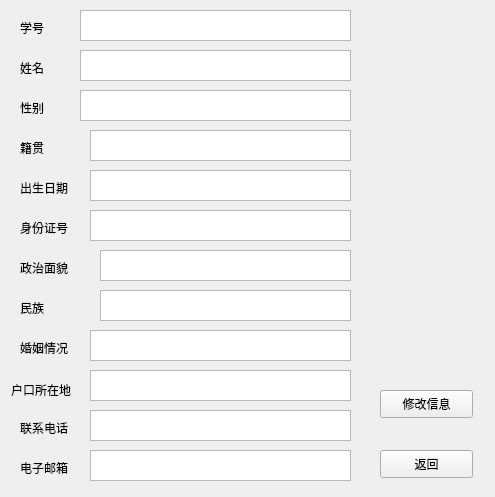
<?xml version="1.0" encoding="UTF-8"?>
<ui version="4.0">
 <class>Form</class>
 <widget class="QWidget" name="Form">
  <property name="geometry">
   <rect>
    <x>0</x>
    <y>0</y>
    <width>495</width>
    <height>497</height>
   </rect>
  </property>
  <property name="windowTitle">
   <string>Form</string>
  </property>
  <widget class="QLabel" name="label_6">
   <property name="geometry">
    <rect>
     <x>20</x>
     <y>220</y>
     <width>72</width>
     <height>15</height>
    </rect>
   </property>
   <property name="text">
    <string>身份证号</string>
   </property>
  </widget>
  <widget class="QLabel" name="label_11">
   <property name="geometry">
    <rect>
     <x>20</x>
     <y>420</y>
     <width>72</width>
     <height>15</height>
    </rect>
   </property>
   <property name="text">
    <string>联系电话</string>
   </property>
  </widget>
  <widget class="QLabel" name="label_2">
   <property name="geometry">
    <rect>
     <x>20</x>
     <y>60</y>
     <width>72</width>
     <height>15</height>
    </rect>
   </property>
   <property name="text">
    <string>姓名</string>
   </property>
  </widget>
  <widget class="QTextBrowser" name="textBrowser_2">
   <property name="geometry">
    <rect>
     <x>80</x>
     <y>50</y>
     <width>271</width>
     <height>31</height>
    </rect>
   </property>
  </widget>
  <widget class="QPushButton" name="pushButton">
   <property name="geometry">
    <rect>
     <x>380</x>
     <y>390</y>
     <width>93</width>
     <height>28</height>
    </rect>
   </property>
   <property name="text">
    <string>修改信息</string>
   </property>
  </widget>
  <widget class="QLabel" name="label">
   <property name="geometry">
    <rect>
     <x>20</x>
     <y>20</y>
     <width>72</width>
     <height>15</height>
    </rect>
   </property>
   <property name="text">
    <string>学号</string>
   </property>
  </widget>
  <widget class="QTextBrowser" name="textBrowser_6">
   <property name="geometry">
    <rect>
     <x>90</x>
     <y>210</y>
     <width>261</width>
     <height>31</height>
    </rect>
   </property>
  </widget>
  <widget class="QTextBrowser" name="textBrowser_4">
   <property name="geometry">
    <rect>
     <x>90</x>
     <y>130</y>
     <width>261</width>
     <height>31</height>
    </rect>
   </property>
  </widget>
  <widget class="QTextBrowser" name="textBrowser_8">
   <property name="geometry">
    <rect>
     <x>100</x>
     <y>290</y>
     <width>251</width>
     <height>31</height>
    </rect>
   </property>
  </widget>
  <widget class="QTextBrowser" name="textBrowser_5">
   <property name="geometry">
    <rect>
     <x>90</x>
     <y>170</y>
     <width>261</width>
     <height>31</height>
    </rect>
   </property>
  </widget>
  <widget class="QLabel" name="label_7">
   <property name="geometry">
    <rect>
     <x>20</x>
     <y>260</y>
     <width>72</width>
     <height>15</height>
    </rect>
   </property>
   <property name="text">
    <string>政治面貌</string>
   </property>
  </widget>
  <widget class="QTextBrowser" name="textBrowser_11">
   <property name="geometry">
    <rect>
     <x>90</x>
     <y>410</y>
     <width>261</width>
     <height>31</height>
    </rect>
   </property>
  </widget>
  <widget class="QTextBrowser" name="textBrowser_7">
   <property name="geometry">
    <rect>
     <x>100</x>
     <y>250</y>
     <width>251</width>
     <height>31</height>
    </rect>
   </property>
  </widget>
  <widget class="QTextBrowser" name="textBrowser_9">
   <property name="geometry">
    <rect>
     <x>90</x>
     <y>330</y>
     <width>261</width>
     <height>31</height>
    </rect>
   </property>
  </widget>
  <widget class="QLabel" name="label_4">
   <property name="geometry">
    <rect>
     <x>20</x>
     <y>140</y>
     <width>72</width>
     <height>15</height>
    </rect>
   </property>
   <property name="text">
    <string>籍贯</string>
   </property>
  </widget>
  <widget class="QTextBrowser" name="textBrowser">
   <property name="geometry">
    <rect>
     <x>80</x>
     <y>10</y>
     <width>271</width>
     <height>31</height>
    </rect>
   </property>
  </widget>
  <widget class="QLabel" name="label_3">
   <property name="geometry">
    <rect>
     <x>20</x>
     <y>100</y>
     <width>72</width>
     <height>15</height>
    </rect>
   </property>
   <property name="text">
    <string>性别</string>
   </property>
  </widget>
  <widget class="QLabel" name="label_5">
   <property name="geometry">
    <rect>
     <x>20</x>
     <y>180</y>
     <width>72</width>
     <height>15</height>
    </rect>
   </property>
   <property name="text">
    <string>出生日期</string>
   </property>
  </widget>
  <widget class="QTextBrowser" name="textBrowser_3">
   <property name="geometry">
    <rect>
     <x>80</x>
     <y>90</y>
     <width>271</width>
     <height>31</height>
    </rect>
   </property>
  </widget>
  <widget class="QLabel" name="label_8">
   <property name="geometry">
    <rect>
     <x>20</x>
     <y>300</y>
     <width>72</width>
     <height>15</height>
    </rect>
   </property>
   <property name="text">
    <string>民族</string>
   </property>
  </widget>
  <widget class="QLabel" name="label_9">
   <property name="geometry">
    <rect>
     <x>20</x>
     <y>340</y>
     <width>72</width>
     <height>15</height>
    </rect>
   </property>
   <property name="text">
    <string>婚姻情况</string>
   </property>
  </widget>
  <widget class="QPushButton" name="pushButton_2">
   <property name="geometry">
    <rect>
     <x>380</x>
     <y>450</y>
     <width>93</width>
     <height>28</height>
    </rect>
   </property>
   <property name="text">
    <string>返回</string>
   </property>
  </widget>
  <widget class="QLabel" name="label_10">
   <property name="geometry">
    <rect>
     <x>11</x>
     <y>380</y>
     <width>81</width>
     <height>20</height>
    </rect>
   </property>
   <property name="text">
    <string>户口所在地</string>
   </property>
  </widget>
  <widget class="QTextBrowser" name="textBrowser_10">
   <property name="geometry">
    <rect>
     <x>90</x>
     <y>370</y>
     <width>261</width>
     <height>31</height>
    </rect>
   </property>
  </widget>
  <widget class="QTextBrowser" name="textBrowser_12">
   <property name="geometry">
    <rect>
     <x>90</x>
     <y>450</y>
     <width>261</width>
     <height>31</height>
    </rect>
   </property>
  </widget>
  <widget class="QLabel" name="label_12">
   <property name="geometry">
    <rect>
     <x>20</x>
     <y>460</y>
     <width>72</width>
     <height>15</height>
    </rect>
   </property>
   <property name="text">
    <string>电子邮箱</string>
   </property>
  </widget>
 </widget>
 <resources/>
 <connections/>
</ui>
